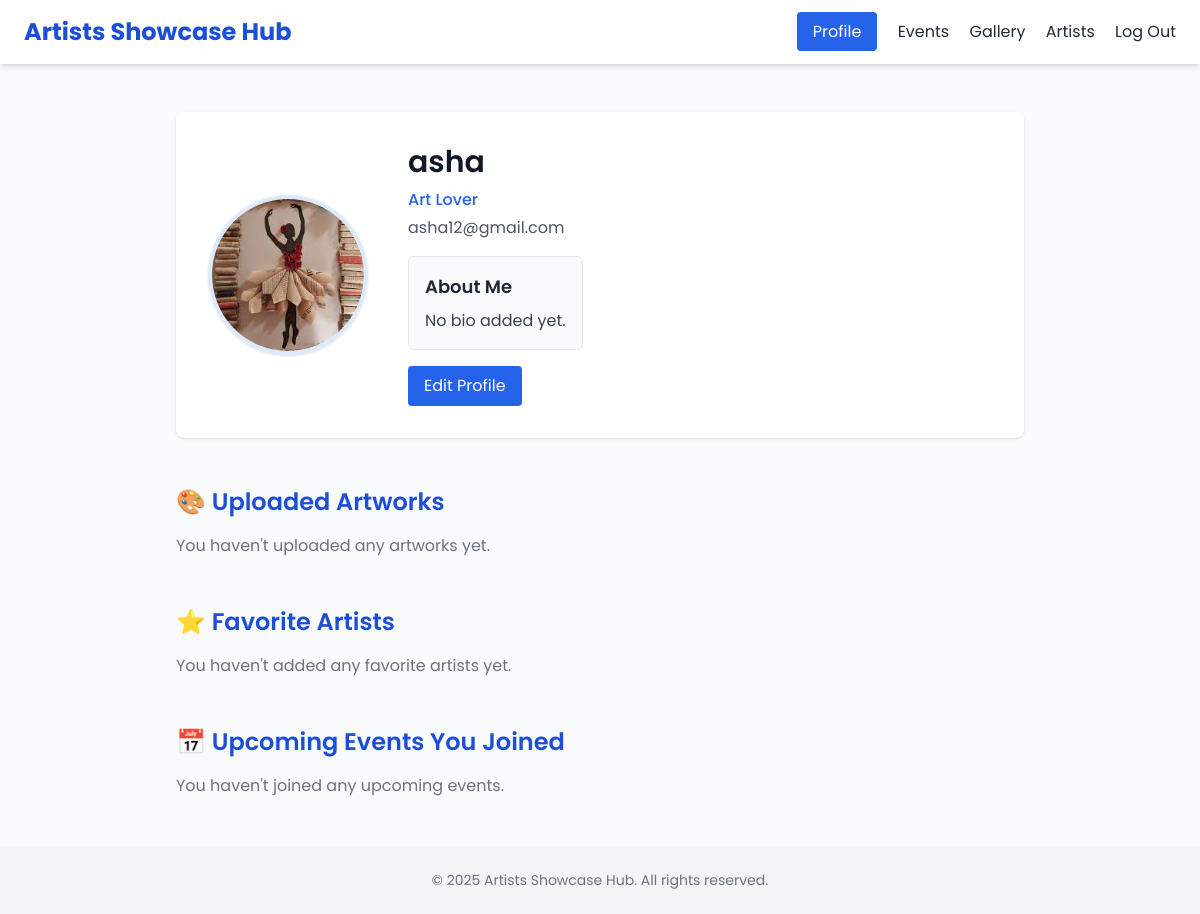
The app's page /profile/ (signed in) with its own data.
### accounts/models.py (models this page shows, shortened)
class User(AbstractUser):
    is_admin = models.BooleanField(default=False)
    is_artist = models.BooleanField(default=False)
    is_consumer = models.BooleanField(default=False)

### hub/models.py (models this page shows, shortened)
class Profile(models.Model):
    user = models.OneToOneField(settings.AUTH_USER_MODEL, on_delete=models.CASCADE)
    bio = models.TextField(blank=True)
    university = models.CharField(max_length=100, blank=True)
    school = models.CharField(max_length=100, blank=True)
    city = models.CharField(max_length=50, blank=True)
    profile_pic = models.ImageField(upload_to='profiles/', blank=True, null=True)
    favorite_artists = models.ManyToManyField('self', symmetrical=False, related_name='fans', blank=True)

### hub/views.py (the view)
# urls.py: path('profile/', views.profile_view, name='profile'),
@login_required
def profile_view(request):
    return render(request, 'profile.html')

### template/profile.html (shortened to what this page needs)
{% load static %}
{% load widget_tweaks %}
<!DOCTYPE html>
<html lang="en">
<head>
  <script src="https://cdn.tailwindcss.com"></script>
</head>
<body class="bg-gray-50 text-gray-800">
  <header class="flex justify-between items-center px-6 py-4 shadow-md sticky top-0 bg-white z-50">
    <h1 class="text-2xl font-bold text-blue-700">Artists Showcase Hub</h1>
    <nav class="space-x-4">
      <a href="#" class="bg-blue-600 text-white px-4 py-2 rounded hover:bg-blue-700">Profile</a>
      <a href="{% url 'event' %}" class="hover:text-blue-600">Events</a>
      <a href="{% url 'gallery' %}" class="hover:text-blue-600">Gallery</a>
      <a href="{% url 'artist_profile' %}" class="hover:text-blue-600">Artists</a>
      <a href="{% url 'logout' %}" class="hover:text-blue-600">Log Out</a>
    </nav>
  </header>
  <main class="max-w-4xl mx-auto px-6 py-12">
    <div class="bg-white shadow rounded-lg p-8 md:flex md:items-center md:gap-10">
      <div class="flex justify-center md:block mb-6 md:mb-0">
        <img
          src="{% if user.profile.profile_pic %}{{ user.profile.profile_pic.url }}{% else %}{% static 'default-profile.png' %}{% endif %}"
          alt="{{ user.get_full_name|default:user.username }}"
          class="w-40 h-40 rounded-full object-cover border-4 border-blue-100 shadow"
        />
      </div>
      <div class="text-center md:text-left">
        <h2 class="text-3xl font-semibold text-gray-900 mb-2">
          {{ user.get_full_name|default:user.username }}
        </h2>
        <p class="text-blue-600 font-medium mb-1">Art Lover</p>
        <p class="text-gray-600 mb-4">{{ user.email }}</p>
        <div class="bg-gray-50 p-4 rounded-md border border-gray-200 max-w-md mx-auto md:mx-0">
          <h3 class="text-lg font-semibold mb-2">About Me</h3>
          <p class="text-gray-700">{{ user.profile.bio|default:"No bio added yet." }}</p>
        </div>
        <a href="{% url 'edit_profile' %}" class="mt-4 inline-block bg-blue-600 text-white px-4 py-2 rounded hover:bg-blue-700">
          Edit Profile
        </a>
      </div>
    </div>
    <section class="mt-12">
      <h3 class="text-2xl font-semibold mb-4 text-blue-700">🎨 Uploaded Artworks</h3>
      {% if artworks %}
        <div class="grid md:grid-cols-2 lg:grid-cols-3 gap-6">
          {% for art in artworks %}
            <div class="bg-white p-4 rounded shadow hover:shadow-lg transition">
              <img src="{{ art.image.url }}" alt="{{ art.title }}" class="w-full h-48 object-cover rounded mb-2">
              <h4 class="text-lg font-bold">{{ art.title }}</h4>
              <p class="text-sm text-gray-600 mt-1">{{ art.description|truncatewords:12 }}</p>
            </div>
          {% endfor %}
        </div>
      {% else %}
        <p class="text-gray-500">You haven't uploaded any artworks yet.</p>
      {% endif %}
    </section>
    <section class="mt-12">
      <h3 class="text-2xl font-semibold mb-4 text-blue-700">⭐ Favorite Artists</h3>
      {% if favorite_artists %}
        <ul class="list-disc pl-6 text-gray-700 space-y-2">
          {% for artist in favorite_artists %}
            <li>
              <a href="{% url 'artist_profile_details' artist.artist_id %}" class="text-blue-600 hover:underline">
                {{ artist.name }}
              </a>
            </li>
          {% endfor %}
        </ul>
      {% else %}
        <p class="text-gray-500">You haven't added any favorite artists yet.</p>
      {% endif %}
    </section>
    <section class="mt-12">
      <h3 class="text-2xl font-semibold mb-4 text-blue-700">📅 Upcoming Events You Joined</h3>
      {% if joined_events %}
        <ul class="space-y-4">
          {% for event in joined_events %}
            <li class="bg-white p-4 rounded shadow">
              <h4 class="text-lg font-bold">{{ event.title }}</h4>
              <p class="text-sm text-gray-600">Date: {{ event.date }}</p>
              <p class="text-sm text-gray-600">Location: {{ event.location }}</p>
            </li>
          {% endfor %}
        </ul>
      {% else %}
        <p class="text-gray-500">You haven't joined any upcoming events.</p>
      {% endif %}
    </section>
  </main>
  <footer class="text-center py-6 bg-gray-100 text-sm text-gray-500">
    &copy; 2025 Artists Showcase Hub. All rights reserved.
  </footer>
</body>
</html>

### template/profile.html (style rules this page uses)
body { font-family: 'Poppins', sans-serif; }

### records on screen
User: profile_pic (picture), get_full_name "asha", email "asha12@gmail.com", profile.bio "No bio added yet."
